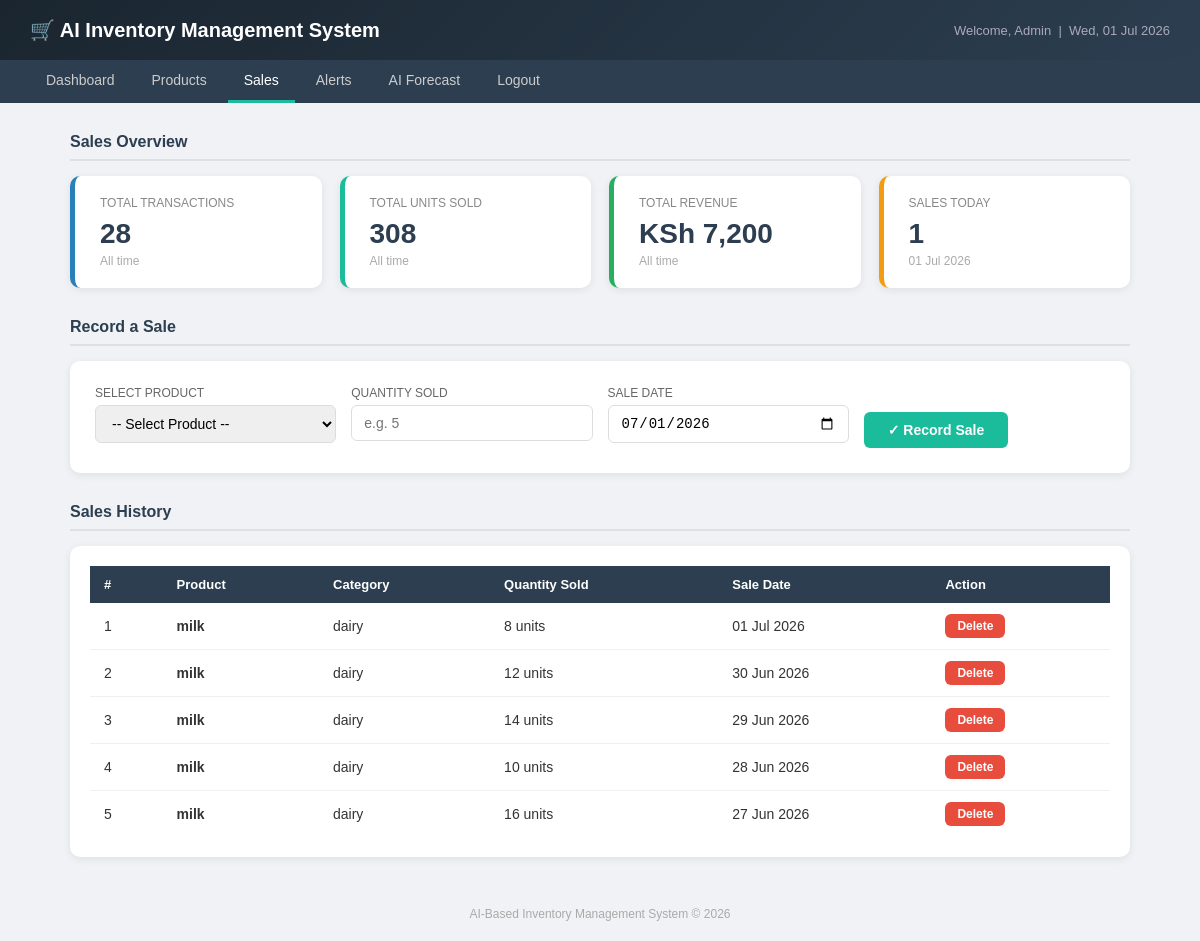
/sales.php (signed in), run on the app's committed database.
### tables this page shows
CREATE TABLE `sales` (
  `sale_id` int(11) NOT NULL,
  `product_id` int(11) NOT NULL,
  `quantity_sold` int(11) NOT NULL,
  `sale_date` date NOT NULL
);

CREATE TABLE `products` (
  `product_id` int(11) NOT NULL,
  `product_name` varchar(100) NOT NULL,
  `category` varchar(100) NOT NULL,
  `price` decimal(10,2) NOT NULL,
  `quantity` int(11) NOT NULL,
  `reorder_level` int(11) NOT NULL
);

### sales.php (the view, shortened to what this page needs)
<?php
$sales = mysqli_query($conn, "
    SELECT s.sale_id, p.product_name, p.category, s.quantity_sold, s.sale_date
    FROM sales s
    JOIN products p ON s.product_id = p.product_id
    ORDER BY s.sale_date DESC, s.sale_id DESC
");
$r1 = mysqli_query($conn, "SELECT COUNT(*) as t FROM sales");
$total_transactions = mysqli_fetch_assoc($r1)['t'];
$r2 = mysqli_query($conn, "SELECT SUM(quantity_sold) as t FROM sales");
$row2 = mysqli_fetch_assoc($r2);
$total_units = $row2['t'] ? $row2['t'] : 0;
$r3 = mysqli_query($conn, "SELECT SUM(s.quantity_sold * p.price) as t FROM sales s JOIN products p ON s.product_id = p.product_id");
$row3 = mysqli_fetch_assoc($r3);
$total_revenue = $row3['t'] ? $row3['t'] : 0;
$r4 = mysqli_query($conn, "SELECT COUNT(*) as t FROM sales WHERE sale_date = CURDATE()");
$today_sales = mysqli_fetch_assoc($r4)['t'];
?>
<!DOCTYPE html>
<html lang="en">
<head>
</head>
<body>
<div class="header">
    <h1>&#x1F6D2; AI Inventory Management System</h1>
    <span>Welcome, <?php echo $_SESSION['name']; ?> &nbsp;|&nbsp; <?php echo date('D, d M Y'); ?></span>
</div>
<div class="nav">
    <a href="dashboard.php">Dashboard</a>
    <a href="products.php">Products</a>
    <a href="sales.php" class="active">Sales</a>
    <a href="alerts.php">Alerts</a>
    <a href="ai.php">AI Forecast</a>
    <a href="logout.php">Logout</a>
</div>
<div class="container">
    <div class="section-title">Sales Overview</div>
    <div class="cards">
        <div class="card blue">
            <div class="label">Total Transactions</div>
            <div class="value"><?php echo $total_transactions; ?></div>
            <div class="sub">All time</div>
        </div>
        <div class="card teal">
            <div class="label">Total Units Sold</div>
            <div class="value"><?php echo $total_units; ?></div>
            <div class="sub">All time</div>
        </div>
        <div class="card green">
            <div class="label">Total Revenue</div>
            <div class="value">KSh <?php echo number_format($total_revenue, 0); ?></div>
            <div class="sub">All time</div>
        </div>
        <div class="card orange">
            <div class="label">Sales Today</div>
            <div class="value"><?php echo $today_sales; ?></div>
            <div class="sub"><?php echo date('d M Y'); ?></div>
        </div>
    </div>
    <div class="section-title">Record a Sale</div>
    <div class="form-box">
        <form method="POST">
            <div class="form-row">
                <div class="form-group">
                    <label>Select Product</label>
                    <select name="product_id" id="product_select" onchange="showStock()" required>
                        <option value="">-- Select Product --</option>
                    </select>
                </div>
                <div class="form-group">
                    <label>Quantity Sold</label>
                    <input type="number" name="quantity_sold" min="1" placeholder="e.g. 5" required>
                </div>
                <div class="form-group">
                    <label>Sale Date</label>
                    <input type="date" name="sale_date" value="<?php echo date('Y-m-d'); ?>" required>
                </div>
                <div class="form-group" style="display:flex; align-items:flex-end;">
                    <button type="submit" name="add_sale" class="btn btn-teal">
                        &#x2713; Record Sale
                    </button>
                </div>
            </div>
        </form>
    </div>
    <div class="section-title">Sales History</div>
    <div class="table-box">
        <?php if (mysqli_num_rows($sales) == 0): ?>
            <div class="empty-state">
                &#x1F4CB; No sales recorded yet. Record your first sale above.
            </div>
        <?php else: ?>
        <table>
            <tr>
                <th>#</th>
                <th>Product</th>
                <th>Category</th>
                <th>Quantity Sold</th>
                <th>Sale Date</th>
                <th>Action</th>
            </tr>
            <?php
            $count = 1;
            while($row = mysqli_fetch_assoc($sales)):
            ?>
            <tr>
                <td><?php echo $count++; ?></td>
                <td><strong><?php echo $row['product_name']; ?></strong></td>
                <td><?php echo $row['category']; ?></td>
                <td><?php echo $row['quantity_sold']; ?> units</td>
                <td><?php echo date('d M Y', strtotime($row['sale_date'])); ?></td>
                <td>
                    <a href="sales.php?delete=<?php echo $row['sale_id']; ?>"
                       class="btn btn-delete"
                       style="font-size:12px; padding:5px 12px;"
                       onclick="return confirm('Delete this sale? Stock will be restored.')">
                       Delete
                    </a>
                </td>
            </tr>
            <?php endwhile; ?>
        </table>
        <?php endif; ?>
    </div>
</div>
<div class="footer">AI-Based Inventory Management System &copy; <?php echo date('Y'); ?></div>
</body>
</html>

### sales.php (style rules this page uses)
* { margin:0; padding:0; box-sizing:border-box; }
body { font-family: Arial, sans-serif; background: #f0f2f5; color: #333; }
.header { background: linear-gradient(135deg, #1a252f, #2c3e50); color: white; padding: 18px 30px; display: flex; align-items: center; justify-content: space-between; }
.header h1 { font-size: 20px; }
.header span { font-size: 13px; color: #aab; }
.nav { background: #2c3e50; padding: 0 30px; display: flex; gap: 5px; }
.nav a { color: #ccc; text-decoration: none; padding: 12px 16px; font-size: 14px; display: inline-block; border-bottom: 3px solid transparent; }
.nav a:hover, .nav a.active { color: white; border-bottom: 3px solid #1abc9c; }
.container { max-width: 1100px; margin: 30px auto; padding: 0 20px; }
.section-title { font-size: 16px; font-weight: bold; color: #2c3e50; margin-bottom: 15px; margin-top: 30px; padding-bottom: 8px; border-bottom: 2px solid #e0e0e0; }
.cards { display: flex; gap: 18px; flex-wrap: wrap; margin-bottom: 20px; }
.card { background: white; border-radius: 10px; padding: 20px 25px; flex: 1; min-width: 180px; box-shadow: 0 2px 8px rgba(0,0,0,0.08); border-left: 5px solid #ccc; transition: 0.2s; }
.card.blue { border-left-color: #2980b9; }
.card.green { border-left-color: #27ae60; }
.card.teal { border-left-color: #1abc9c; }
.card.orange { border-left-color: #f39c12; }
.card .label { font-size: 12px; color: #888; text-transform: uppercase; margin-bottom: 8px; }
.card .value { font-size: 28px; font-weight: bold; color: #2c3e50; }
.card .sub { font-size: 12px; color: #aaa; margin-top: 4px; }
.form-box { background: white; border-radius: 10px; padding: 25px; box-shadow: 0 2px 8px rgba(0,0,0,0.08); margin-bottom: 30px; }
.form-row { display: flex; gap: 15px; flex-wrap: wrap; }
.form-group { flex: 1; min-width: 160px; }
.form-group label { display: block; font-size: 12px; color: #666; margin-bottom: 5px; text-transform: uppercase; }
.form-group input, .form-group select { width: 100%; padding: 9px 12px; border: 1px solid #ddd; border-radius: 6px; font-size: 14px; outline: none; }
.btn { padding: 10px 24px; border: none; border-radius: 6px; cursor: pointer; font-size: 14px; font-weight: bold; display: inline-block; text-decoration: none; }
.btn-teal { background: #1abc9c; color: white; }
.btn-delete { background: #e74c3c; color: white; }
.table-box { background: white; border-radius: 10px; padding: 20px; box-shadow: 0 2px 8px rgba(0,0,0,0.08); overflow-x: auto; margin-bottom: 30px; }
table { width: 100%; border-collapse: collapse; font-size: 14px; }
th { background: #2c3e50; color: white; padding: 11px 14px; text-align: left; font-size: 13px; }
td { padding: 11px 14px; border-bottom: 1px solid #f0f0f0; }
tr:last-child td { border-bottom: none; }
.footer { text-align: center; padding: 20px; font-size: 12px; color: #aaa; margin-top: 20px; }

### data on the page
sales: product.product_name "milk", product.category "dairy", quantity_sold "8", sale_date "01 Jul 2026"
sales: product.product_name "milk", product.category "dairy", quantity_sold "12", sale_date "30 Jun 2026"
sales: product.product_name "milk", product.category "dairy", quantity_sold "14", sale_date "29 Jun 2026"
sales: product.product_name "milk", product.category "dairy", quantity_sold "10", sale_date "28 Jun 2026"
sales: product.product_name "milk", product.category "dairy", quantity_sold "16", sale_date "27 Jun 2026"

### other printed values
$_SESSION['name'] "Admin"
$total_transactions "28"
$total_units "308"
$total_revenue "7,200"
$today_sales "1"
